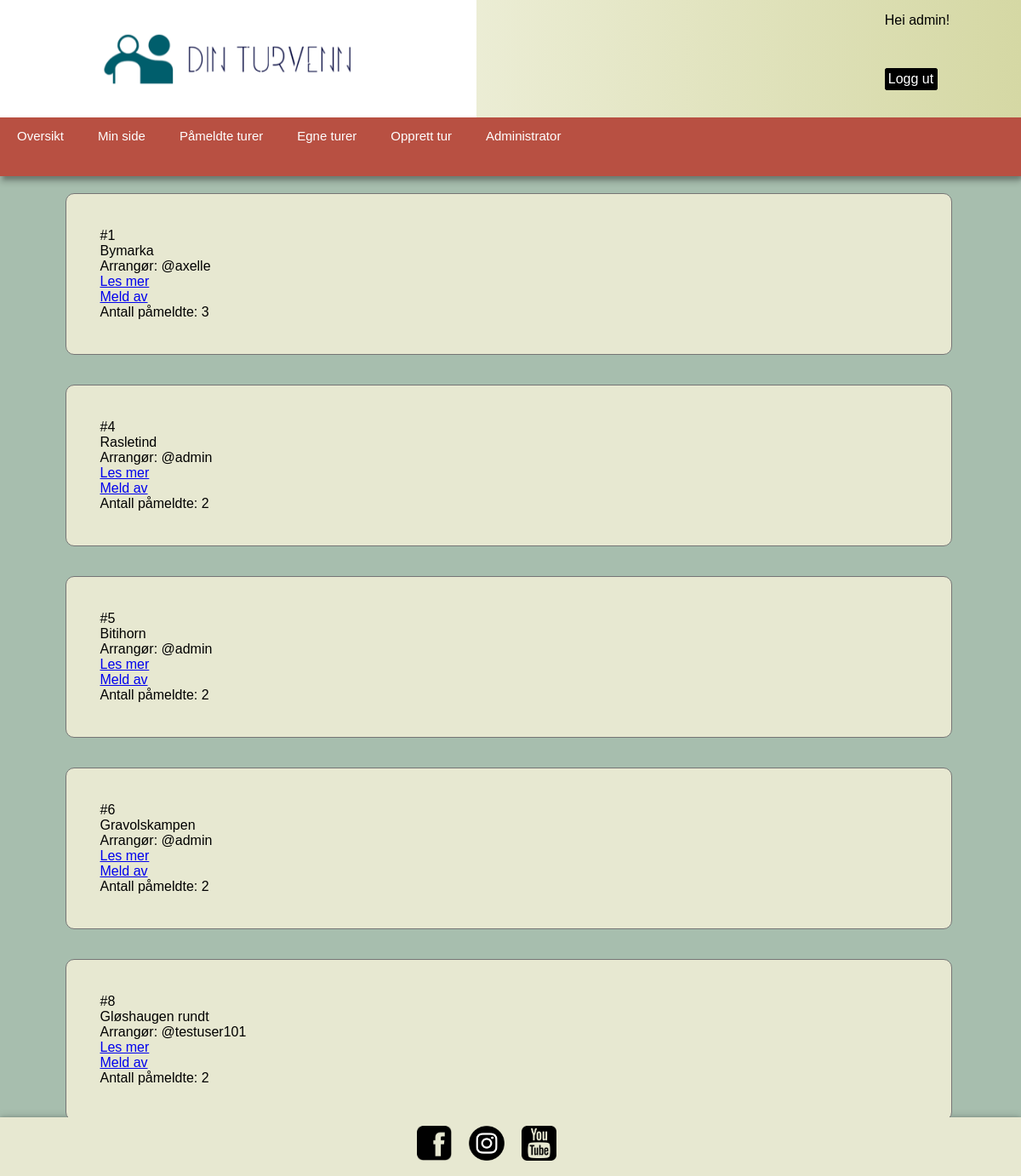
Page /enrolled/ (signed in) on the earlier database version.
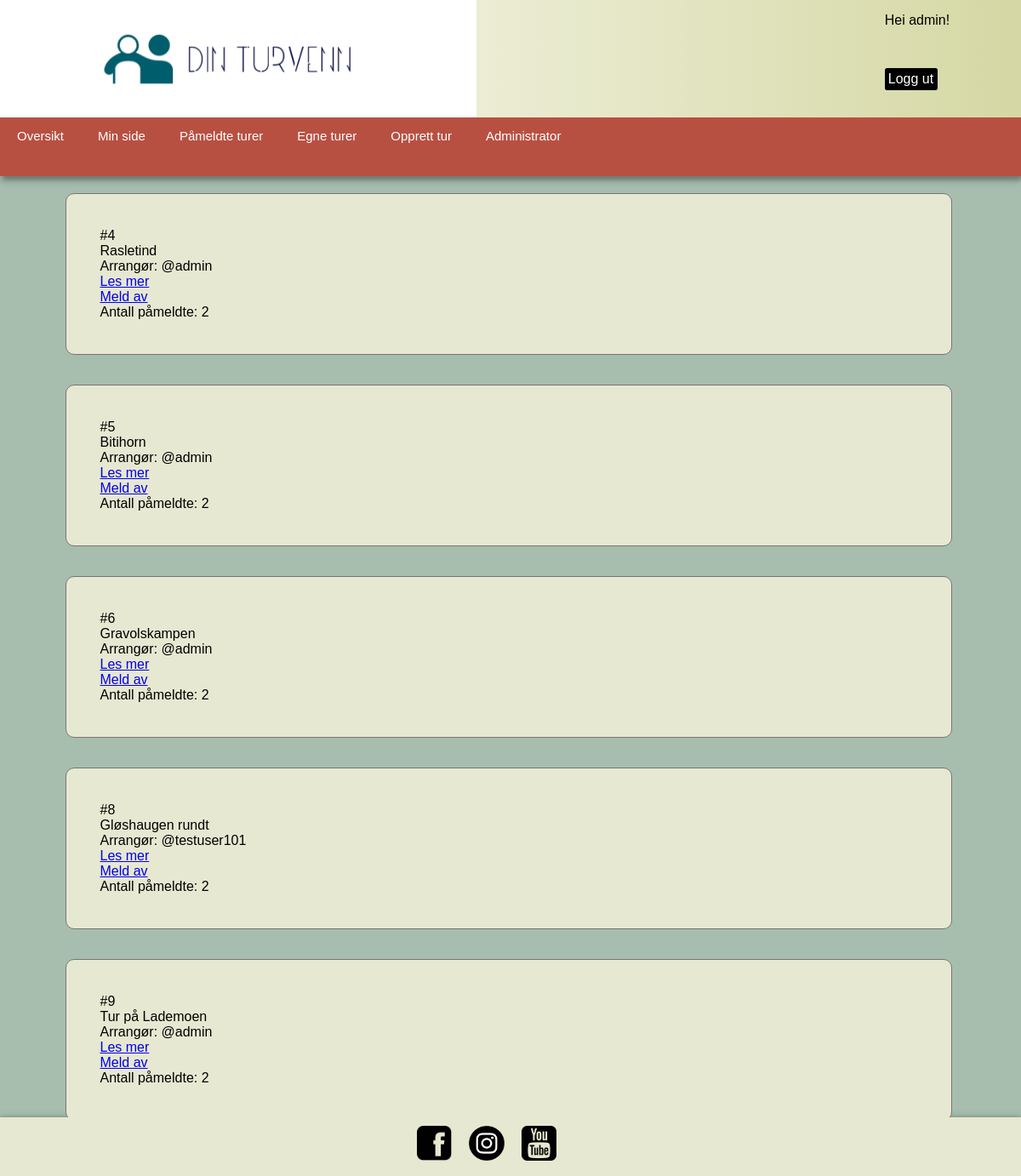
Same page on the later database version.
### base/models.py (models this page shows, shortened)
class Hike(models.Model):
    title = models.CharField(max_length=30, null=False)
    host = models.ForeignKey(
        User, on_delete=models.CASCADE, related_name="hosting")
    description = models.TextField(null=False)
    scheduled = models.DateTimeField(default=None, blank=True, null=True)
    meetup = models.CharField(max_length=50, null=False)
    participants = models.ManyToManyField(User, related_name="participants")

### base/views.py (the view)
# urls.py: path('enrolled/', views.enrolled, name="enrolled"),
@login_required(login_url='login')
def enrolled(request):
    hikes = Hike.objects.all()
    participants = Hike.participants
    context = {'hikes': hikes, 'participants': participants}
    return render(request, 'base/enrolled.html', context)

### base/templates/base/enrolled.html
{% extends 'main.html' %}
{% block content %}
        <div class="enrolled-content">
            {% for hike in hikes%}
                {%if request.user in hike.participants.all%}
                    <div>
                        <p class="hikeid">#{{hike.id}}</p>
                        <p class="">{{hike.title}}</p>
                        <p>Arrangør: @{{hike.host}}</p>
                        <a href="{% url 'hike' hike.id%}"><p>Les mer</p></a>
                        <a href="{% url 'signoffhike' hike.id %}"><p>Meld av</p><a>
                        <p>Antall påmeldte: {{hike.participants.count}}</p>
                    </div>
                {% endif %}
            {% endfor %}
        </div>
{% endblock %}

Differences in the rows shown:
no longer on this page (row unchanged): Hike: id "1", title "Bymarka", host "axelle", participants.count "3"
added Hike: id "9", title "Tur på Lademoen", host "admin", participants.count "2"
